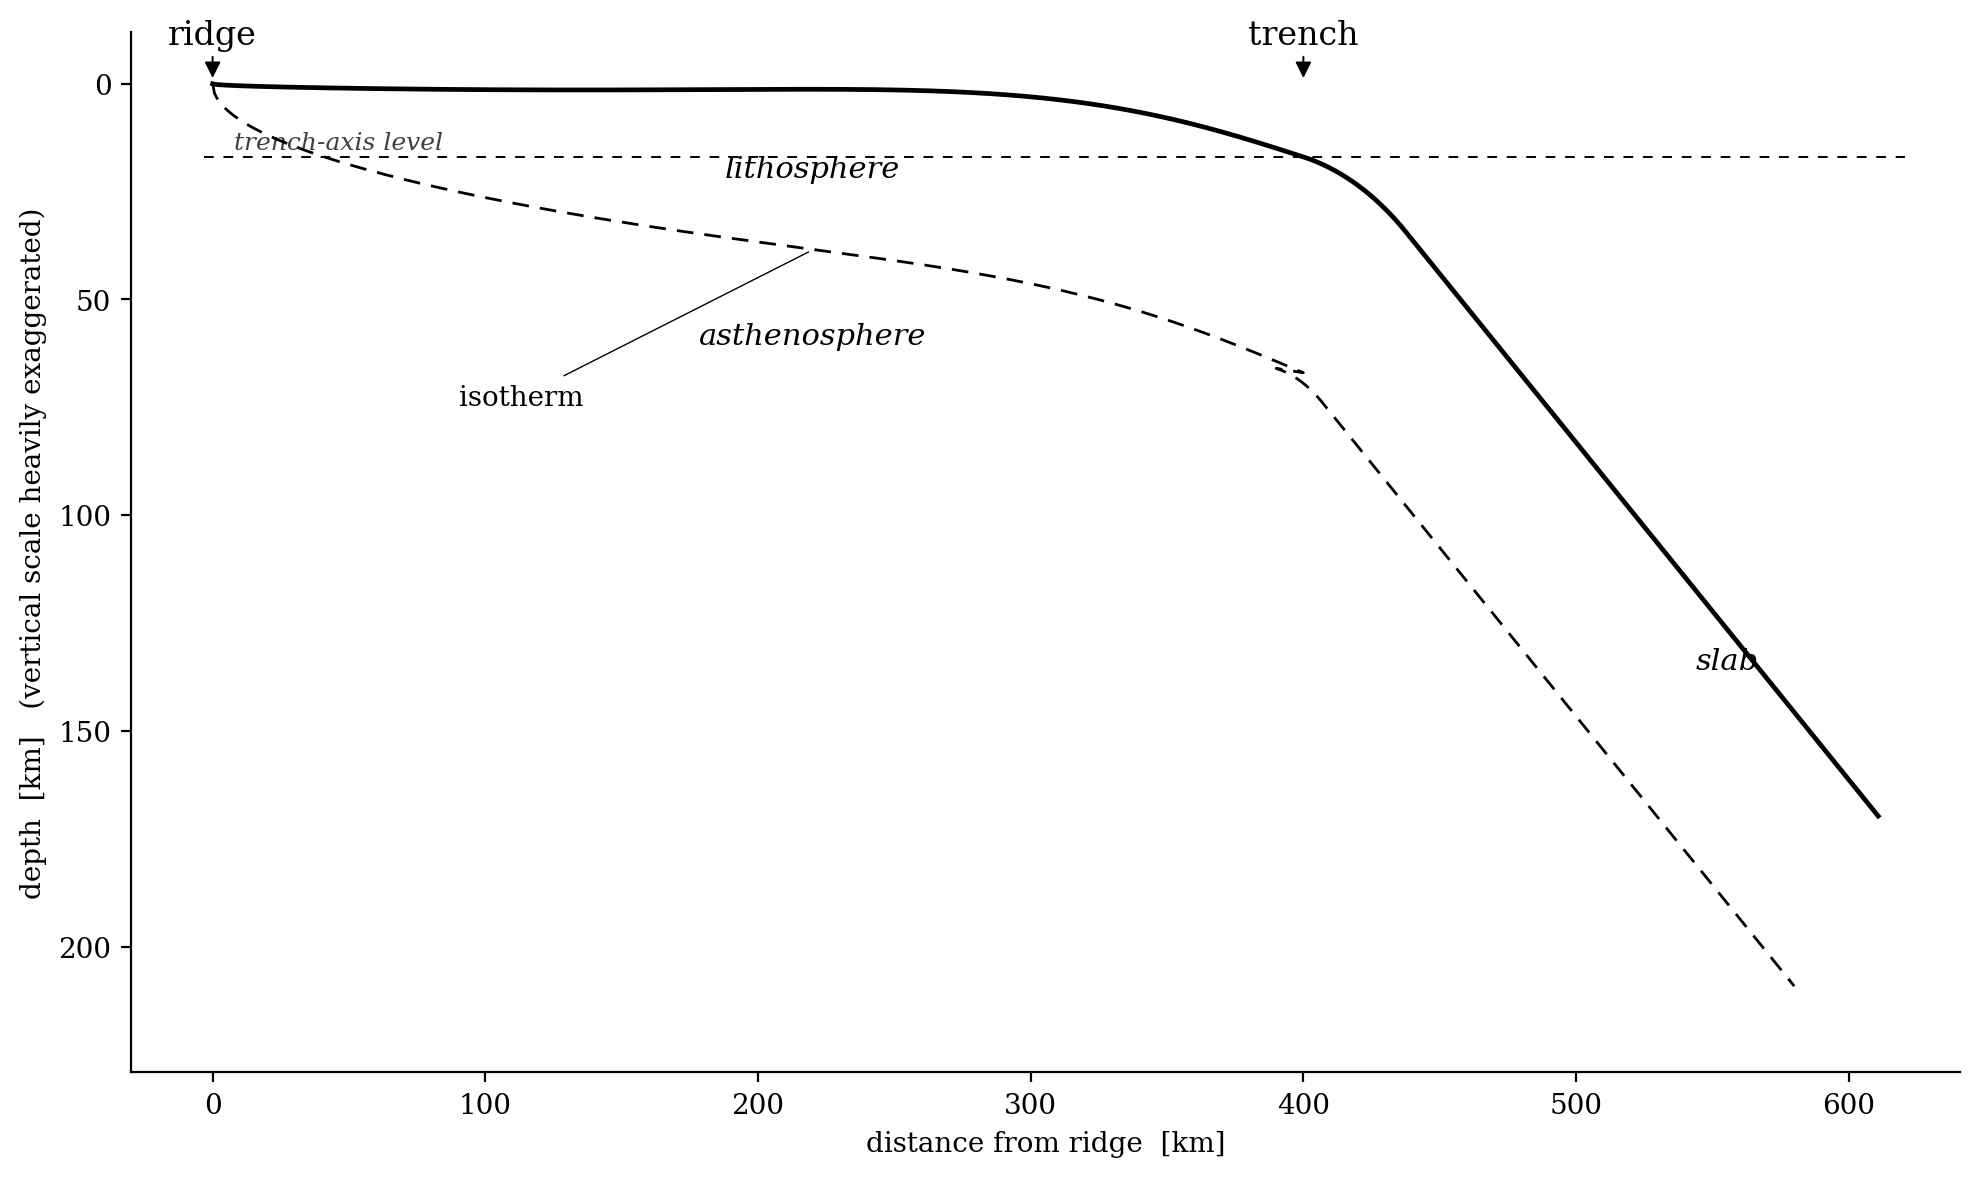

Python code for this plot:
"""Schematic v3.

Changes from v2:
- horizontal extent compressed (L = 400 km, not 4000)
- vertical exaggeration cranked up: trench depression is the focus
- pre-trench surface uses an elastic-flexure profile (exp·cos), giving the
  characteristic forebulge → down-bend signature of a real subducting plate
- dashed horizontal line at the trench-axis depth, so the depression is
  clearly visible as a "volume of water" between the line and the dipped surface
- PNG only
"""
from pathlib import Path

import matplotlib.pyplot as plt
import numpy as np

# === Geometry parameters (km) ================================================
L         = 400.0    # ridge → trench distance (compressed)
L_slab    = 220.0    # post-bend slab length
S0        = 3.0      # regional cooling subsidence at trench (small, secondary)
W_t       = 14.0     # extra trench depression below regional (BIG, the focus)
alpha     = 70.0     # flexural wavelength (km) — controls forebulge & decay
H_plate   = 50.0     # plate thickness at trench (visible offset between curves)
dip       = np.deg2rad(38)
R_top     = 90.0     # outer (top-surface) bend radius at the trench

# === Pre-trench surface: cooling subsidence + elastic flexure ================
xp = np.linspace(0, L, 600)
z_regional = S0 * np.sqrt(xp / L)
xi = (L - xp) / alpha                                    # distance from trench / α
z_flexure  = W_t * np.exp(-xi) * np.cos(xi)              # → 0 far from trench
z_top_pre  = z_regional + z_flexure

# Plate thickness grows ∝ √age (parallel to surface flexure)
plate_thickness_pre = H_plate * np.sqrt(xp / L)
z_iso_pre = z_top_pre + plate_thickness_pre

# === Bend at the trench (smooth arc → fixed slab dip) ========================
# Tangent at the trench from analytic flexure derivative:
# d/dx [ W_t exp(-xi) cos(xi) ]_{x=L}  =  W_t / α  (xi = (L-x)/α)
dz_dx_at_L  = W_t / alpha + 0.5 * S0 / L
theta_init  = np.arctan(dz_dx_at_L)
bend_angle  = dip - theta_init

# Centre of curvature: perpendicular to initial tangent, on the
# down-into-mantle side. R_top must exceed H_plate so the inner arc
# (R_bot = R_top - H_plate) stays positive.
xC = L - R_top * np.sin(theta_init)
zC = z_top_pre[-1] + R_top * np.cos(theta_init)
R_bot = R_top - H_plate

delta = np.linspace(0, bend_angle, 200)
x_bend_top = xC + R_top * np.sin(theta_init + delta)
z_bend_top = zC - R_top * np.cos(theta_init + delta)
x_bend_iso = xC + R_bot * np.sin(theta_init + delta)
z_bend_iso = zC - R_bot * np.cos(theta_init + delta)

# === Slab continuing at fixed dip from end of bend ===========================
ts = np.linspace(0, L_slab, 300)
x_slab_top = x_bend_top[-1] + ts * np.cos(dip)
z_slab_top = z_bend_top[-1] + ts * np.sin(dip)
x_slab_iso = x_bend_iso[-1] + ts * np.cos(dip)
z_slab_iso = z_bend_iso[-1] + ts * np.sin(dip)

# === Combined ================================================================
x_top = np.concatenate([xp, x_bend_top, x_slab_top])
z_top = np.concatenate([z_top_pre, z_bend_top, z_slab_top])
x_iso = np.concatenate([xp, x_bend_iso, x_slab_iso])
z_iso = np.concatenate([z_iso_pre, z_bend_iso, z_slab_iso])

# Trench axis = surface point at x = L (deepest point of sea-floor exposure)
x_trench_axis = L
z_trench_axis = float(z_top_pre[-1])

# === Plot ====================================================================
plt.rcParams.update({
    "font.family": "serif",
    "mathtext.fontset": "cm",
    "axes.linewidth": 0.8,
    "axes.edgecolor": "black",
})

fig, ax = plt.subplots(figsize=(10, 6))

# Trench-axis horizontal reference line
ax.axhline(z_trench_axis, color="k", ls="--", lw=0.7, dashes=(5, 5),
           xmin=0.04, xmax=0.97, zorder=1)
ax.text(L * 0.02, z_trench_axis - 0.6, "trench-axis level",
        fontsize=9, ha="left", va="bottom", style="italic", color="0.25")

# Plate surface (solid) and isotherm (dashed)
ax.plot(x_top, z_top, "k-",  lw=1.7, zorder=3)
ax.plot(x_iso, z_iso, "k-",  lw=1.0, dashes=(6, 4), zorder=3)

# Ridge & trench markers — small arrows from above
for x_mark, label in [(0, "ridge"), (L, "trench")]:
    ax.annotate(label, xy=(x_mark, 0), xytext=(x_mark, -7.5),
                ha="center", va="bottom", fontsize=12,
                arrowprops=dict(arrowstyle="-|>", lw=0.7, color="k",
                                shrinkA=0, shrinkB=2))

# Region labels
lith_x = L * 0.55
lith_z = 0.5 * (z_top_pre[int(0.55 * len(xp))] + z_iso_pre[int(0.55 * len(xp))])
ax.text(lith_x, lith_z, "lithosphere", fontsize=11, style="italic",
        ha="center", va="center")

ax.text(L * 0.55, z_iso_pre[int(0.55 * len(xp))] + 22, "asthenosphere",
        fontsize=11, style="italic", ha="center")

slab_label_x = 0.5 * (x_slab_top[len(ts) // 2] + x_slab_iso[len(ts) // 2])
slab_label_z = 0.5 * (z_slab_top[len(ts) // 2] + z_slab_iso[len(ts) // 2])
ax.text(slab_label_x + 35, slab_label_z + 12, "slab",
        fontsize=11, style="italic", ha="left", va="center")

# Isotherm leader
iso_pt_idx = int(0.55 * len(xp))
ax.annotate("isotherm",
            xy=(xp[iso_pt_idx], z_iso_pre[iso_pt_idx]),
            xytext=(xp[iso_pt_idx] - 130, z_iso_pre[iso_pt_idx] + 36),
            fontsize=10, ha="left",
            arrowprops=dict(arrowstyle="-", lw=0.5))

# === Axes ====================================================================
ax.invert_yaxis()
ax.set_xlim(-30, x_top.max() + 30)
ax.set_ylim(z_iso.max() + 20, -12)
ax.set_xlabel("distance from ridge  [km]")
ax.set_ylabel("depth  [km]   (vertical scale heavily exaggerated)")
ax.spines["top"].set_visible(False)
ax.spines["right"].set_visible(False)

fig.tight_layout()

out = Path("/tmp/schematic_v3.png")
fig.savefig(out, bbox_inches="tight", dpi=200)
print(f"wrote {out}")
